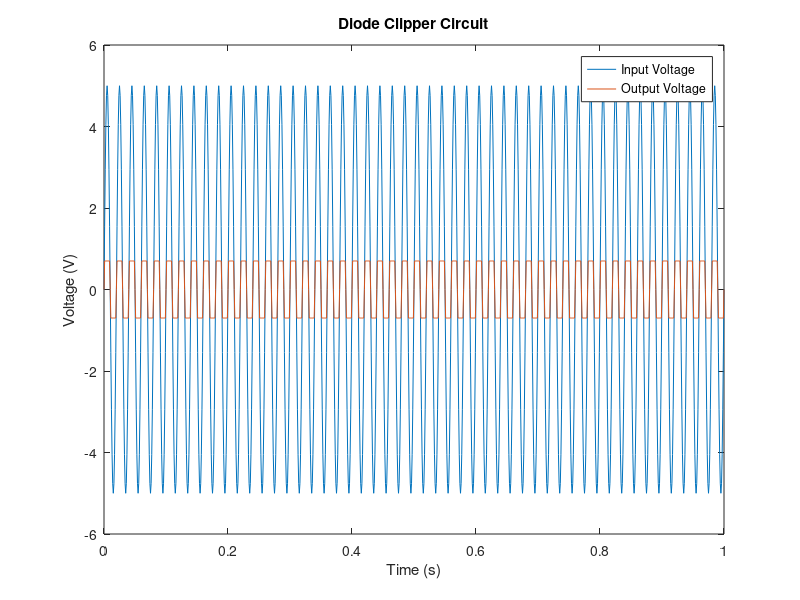

MATLAB code for this plot:
% Diode Clipper Circuit
t = 0:0.001:1; % Time vector
Vi = 5*sin(2*pi*50*t); % Input sine wave
Vd = 0.7; % Diode forward voltage
Vo = Vi;
Vo(Vi > Vd) = Vd;
Vo(Vi < -Vd) = -Vd;
plot(t, Vi, t, Vo);
title('Diode Clipper Circuit');
xlabel('Time (s)');
ylabel('Voltage (V)');
legend('Input Voltage', 'Output Voltage');